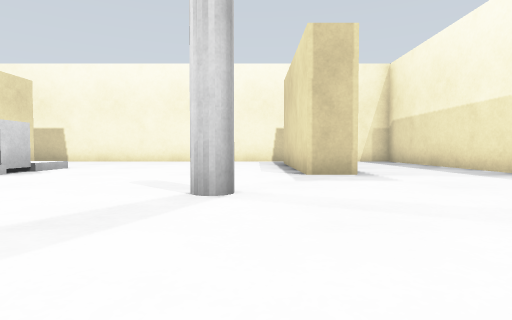
view 1 (above)

22 first-person views from a walk through a robot-simulator world made for Gazebo. The camera is 0.5 m above the floor, tilts 2° down and sees 80° across. The floor is counted in squares, 1 m on a side. Each view is taken from the middle of a square. On the plan, view 1 faces up. The plan holds only what a view shows up to about 9 squares ahead; the rest is blank.

view 2
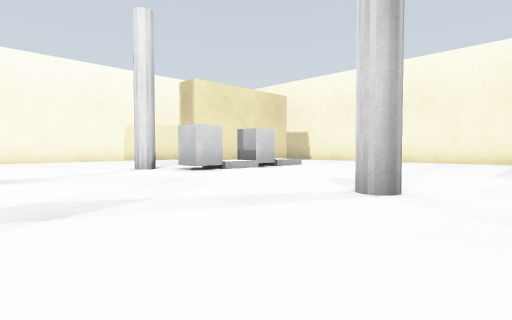

view 3
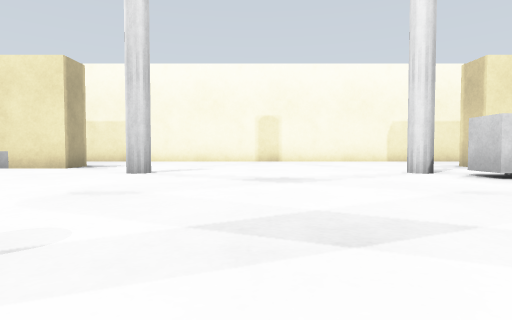

view 4
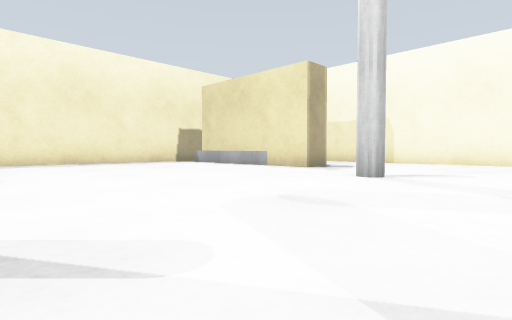

view 5
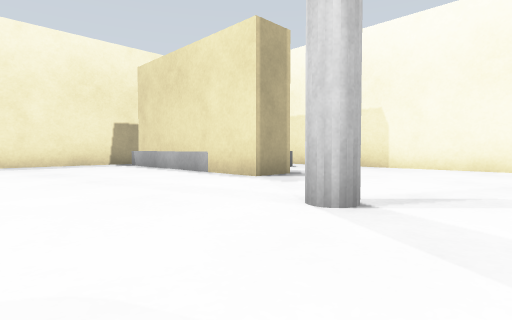

view 6
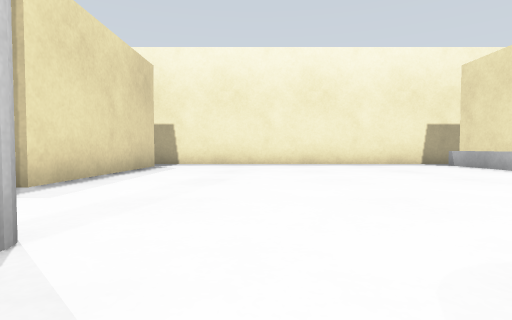

view 7
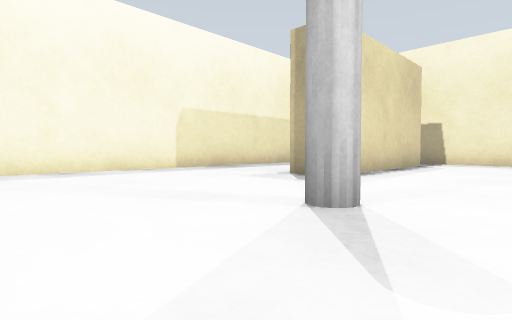

view 8
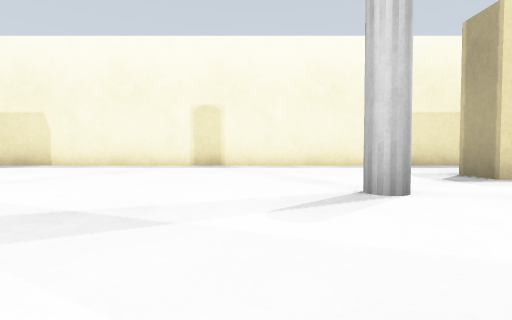

view 9
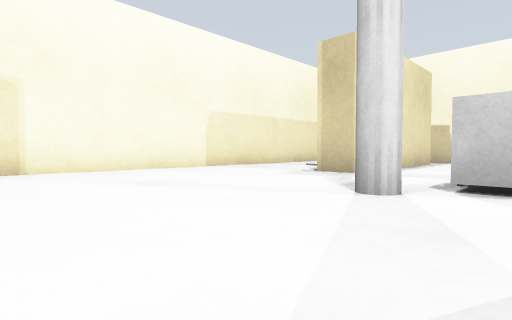

view 10
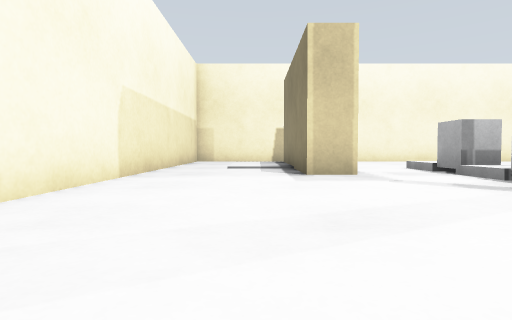

view 11
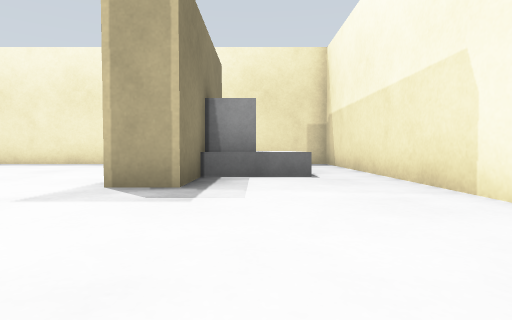

view 12
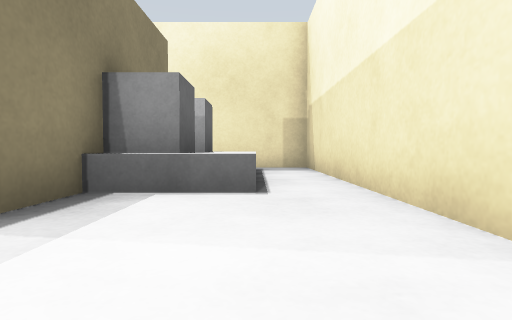

view 13
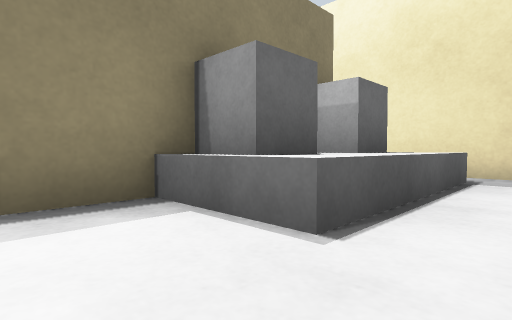

view 14
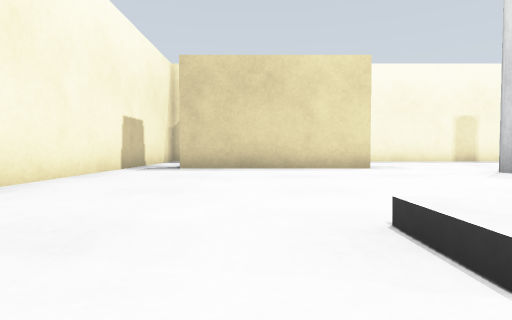

view 15
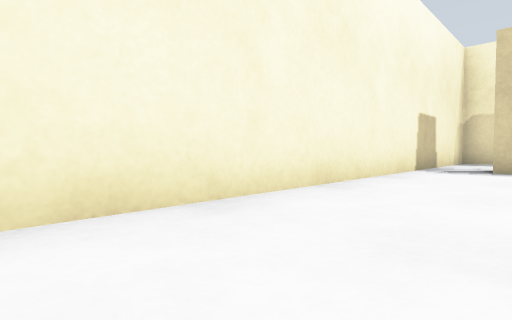

view 16
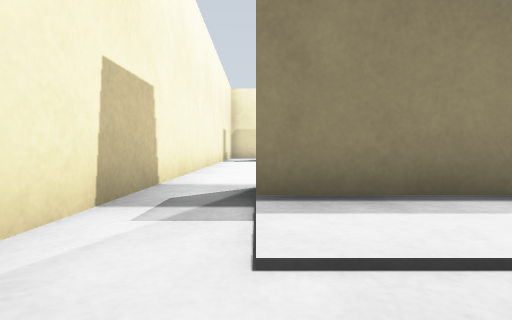

view 17
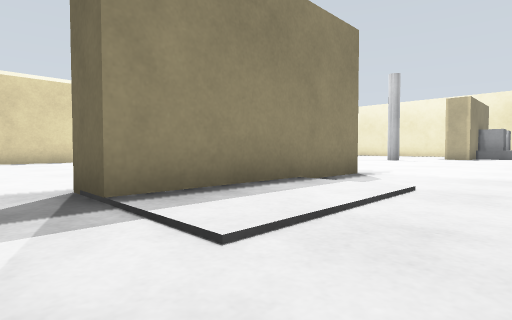

view 18
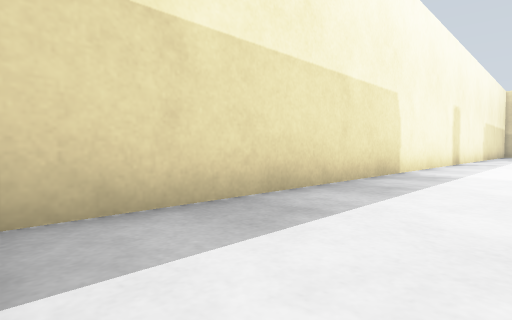

view 19
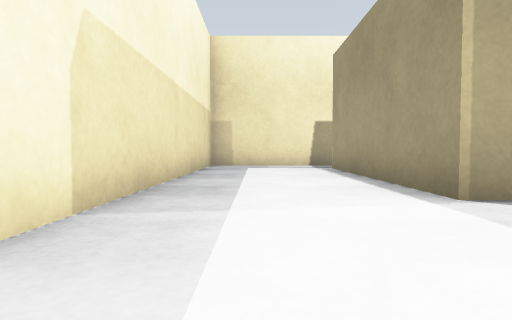

view 20
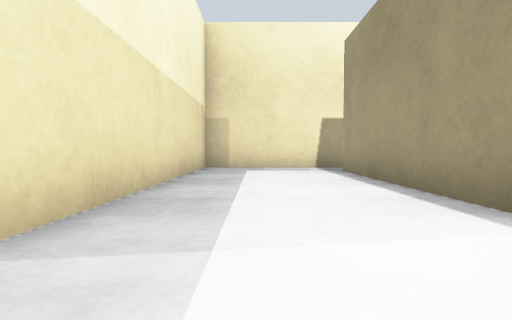

view 21
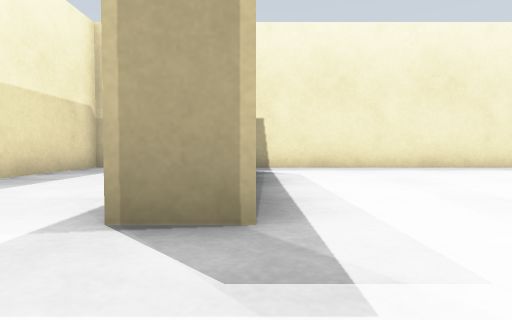

view 22
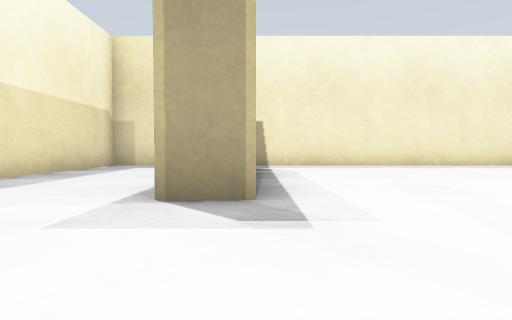

### Floor plan
Points are (right, up) in squares from view 1. A wall is a line through its corners. A room is listed if a view was taken in it or the views show most of it. See-through windows are left out.
Room 1 (views 1, 2, 3, 4, 5, 6, 7, 8, 9, 10, 11, 12, 13, 14, 15, 16, 17, 18, 19, 20, 21, 22)
walls: (-8, 6.8) (-8, 6) (-9, 6) (-9, 11) (-8, 11); (-9, -6.5) (-9, -5) (-8, -5) (-8, -10); (-12.4, -1) (-12.4, -11.4) (-9.2, -11.4); (2.1, 6) (1, 6) (1, 11); (5.4, 1.5) (5.4, 11.9); (-8, 9.9) (-8, 8.5); (1, -10) (1, -5) (2, -5) (2, -10); (-6.5, -11.4) (5.4, -11.4) (5.4, -0.6); (-12.4, 9) (-12.4, 0.6); (3.5, 12.4) (-10.4, 12.4)
objects: grey box (-11, -10) to (-11, -7); crate (-10, -10) to (-10, -9); crate (-10, -8) to (-10, -7); grey box (-9, -10); grey box (-9, -8) to (-9, -7); pillar (-7, -2) to (-6, -2); pillar (-7, 4) to (-6, 4); crate (-6, 7) to (-5, 7); crate (-5, 4) to (-5, 5); pillar (-1, -2) to (0, -2); pillar (-1, 4) to (0, 4)

Where each view was taken, in squares from view 1:
view 1: 0 up, 0 right, facing up
view 2: 0 up, 1 right, facing up-left
view 3: 0 up, 0 right, facing left
view 4: 0 up, 1 left, facing down-left
view 5: 1 down, 4 left, facing down-left
view 6: 1 down, 2 left, facing down
view 7: 0 up, 2 left, facing down-right
view 8: 1 down, 4 left, facing right
view 9: 0 up, 5 left, facing up-left
view 10: 0 up, 10 left, facing up
view 11: 1 down, 10 left, facing down
view 12: 3 down, 11 left, facing down
view 13: 5 down, 12 left, facing down-right
view 14: 9 up, 7 left, facing right
view 15: 10 up, 7 left, facing up-right
view 16: 11 up, 12 left, facing right
view 17: 12 up, 12 left, facing down-right
view 18: 12 up, 3 right, facing down-right
view 19: 2 down, 4 right, facing down
view 20: 3 down, 4 right, facing down
view 21: 3 down, 1 right, facing down
view 22: 2 down, 1 right, facing down
